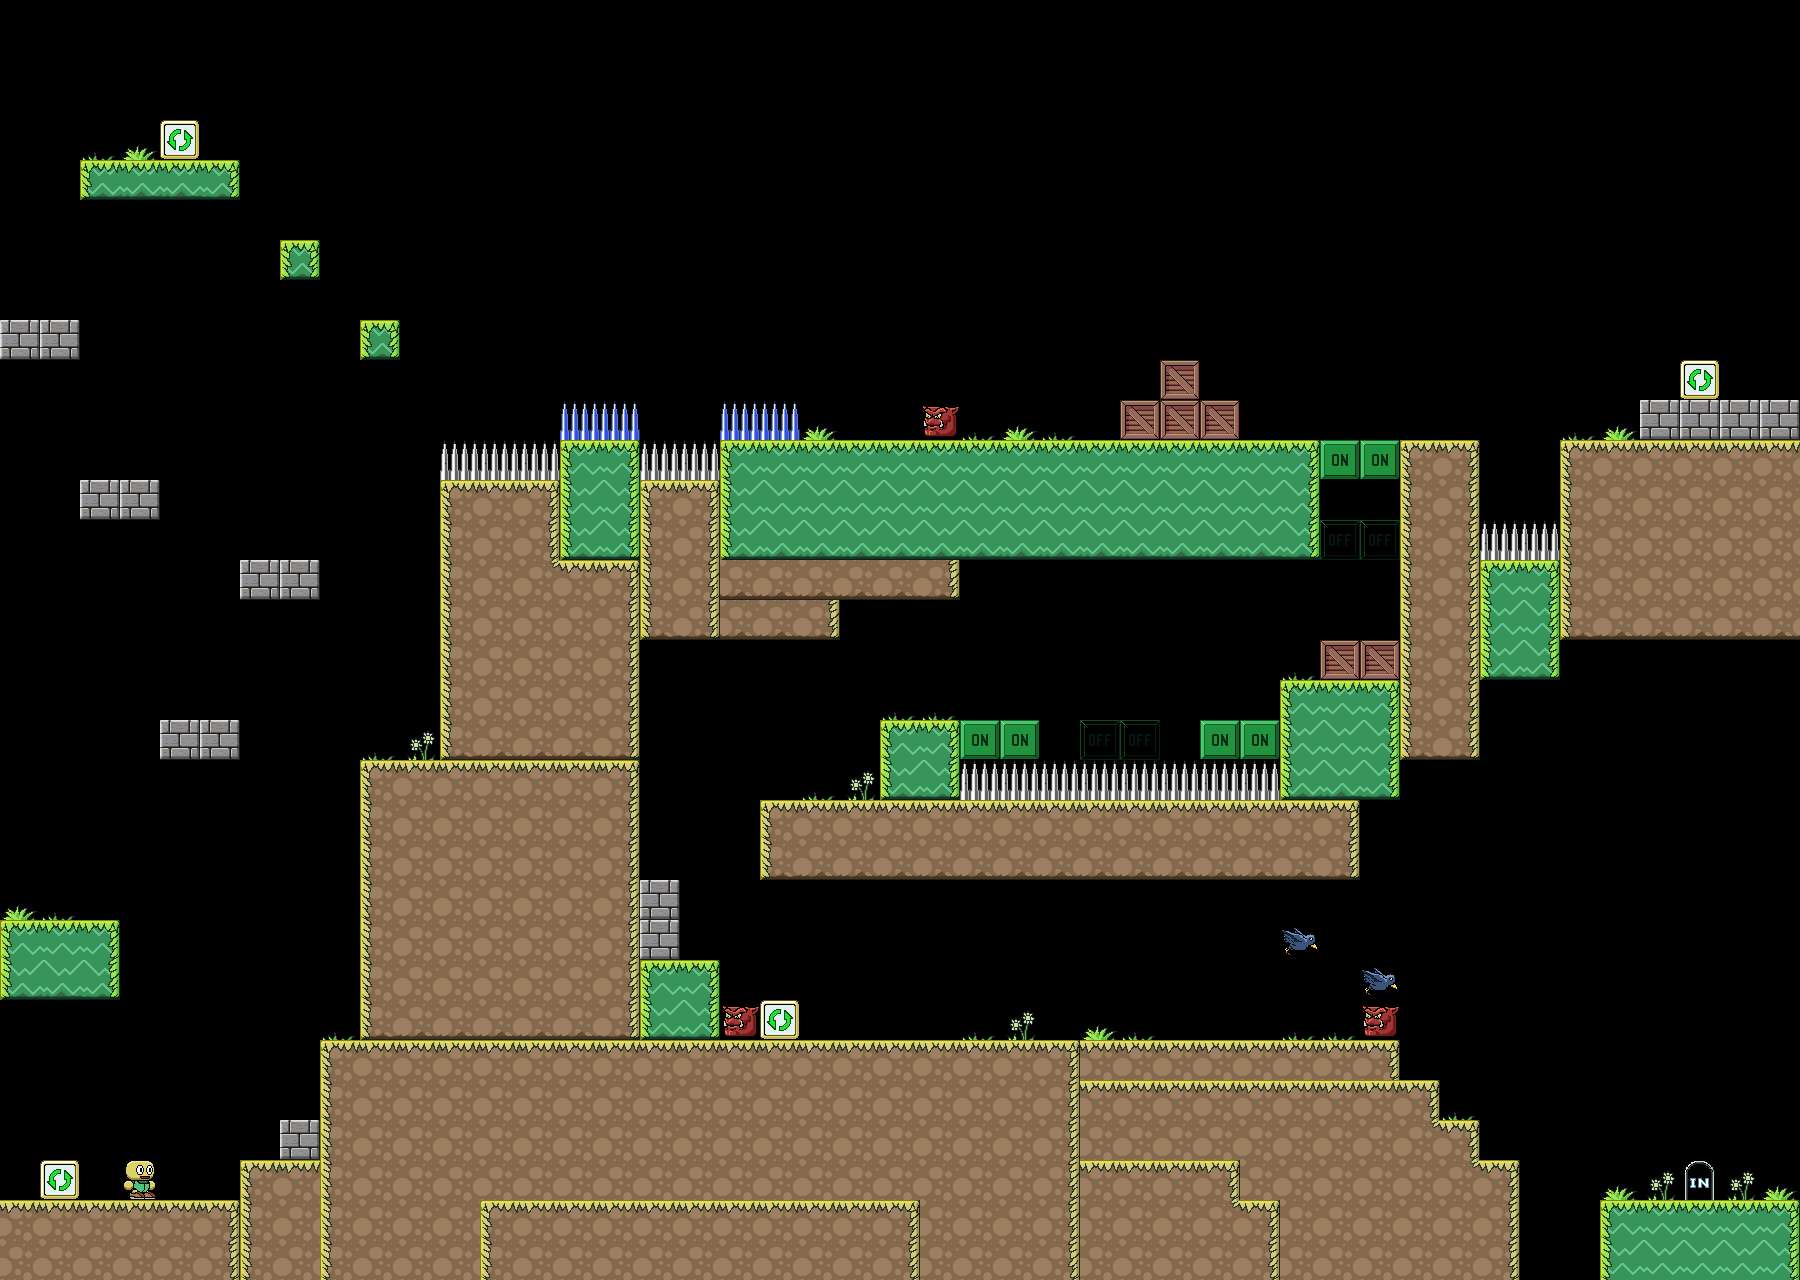

The image is a tile-based game level rendered from a .tmx file. Its description and complete source (layers, tilesets, objects, tile grids) follow:
An orthogonal 45x32 tile map with 40x40 px tiles, 1 tile layer (Level4-2).

<map version="1.1" tiledversion="2018.09.12" orientation="orthogonal" renderorder="right-down" width="45" height="32" tilewidth="40" tileheight="40" infinite="0" nextlayerid="10" nextobjectid="1">
 <tileset firstgid="1" source="TilesetLevels.tsx" />
 <layer id="9" name="Level4-2" width="45" height="32">
  <data encoding="csv">
0,0,0,0,0,0,0,0,0,0,0,0,0,0,0,0,0,0,0,0,0,0,0,0,0,0,0,0,0,0,0,0,0,0,0,0,0,0,0,0,0,0,0,0,0,
0,0,0,0,0,0,0,0,0,0,0,0,0,0,0,0,0,0,0,0,0,0,0,0,0,0,0,0,0,0,0,0,0,0,0,0,0,0,0,0,0,0,0,0,0,
0,0,0,0,0,0,0,0,0,0,0,0,0,0,0,0,0,0,0,0,0,0,0,0,0,0,0,0,0,0,0,0,0,0,0,0,0,0,0,0,0,0,0,0,0,
0,0,54,53,50,0,0,0,0,0,0,0,0,0,0,0,0,0,0,0,0,0,0,0,0,0,0,0,0,0,0,0,0,0,0,0,0,0,0,0,0,0,0,0,0,
0,0,35,36,36,37,0,0,0,0,0,0,0,0,0,0,0,0,0,0,0,0,0,0,0,0,0,0,0,0,0,0,0,0,0,0,0,0,0,0,0,0,0,0,0,
0,0,0,0,0,0,0,0,0,0,0,0,0,0,0,0,0,0,0,0,0,0,0,0,0,0,0,0,0,0,0,0,0,0,0,0,0,0,0,0,0,0,0,0,0,
0,0,0,0,0,0,0,38,0,0,0,0,0,0,0,0,0,0,0,0,0,0,0,0,0,0,0,0,0,0,0,0,0,0,0,0,0,0,0,0,0,0,0,0,0,
0,0,0,0,0,0,0,0,0,0,0,0,0,0,0,0,0,0,0,0,0,0,0,0,0,0,0,0,0,0,0,0,0,0,0,0,0,0,0,0,0,0,0,0,0,
12,12,0,0,0,0,0,0,0,38,0,0,0,0,0,0,0,0,0,0,0,0,0,0,0,0,0,0,0,0,0,0,0,0,0,0,0,0,0,0,0,0,0,0,0,
0,0,0,0,0,0,0,0,0,0,0,0,0,0,0,0,0,0,0,0,0,0,0,0,0,0,0,0,0,23,0,0,0,0,0,0,0,0,0,0,0,0,50,0,0,
0,0,0,0,0,0,0,0,0,0,0,0,0,0,46,46,0,0,46,46,53,0,0,51,54,53,54,0,23,23,23,0,0,0,0,0,0,0,0,54,53,12,12,12,12,
0,0,0,0,0,0,0,0,0,0,0,45,45,45,2,4,45,45,2,3,3,3,3,3,3,3,3,3,3,3,3,3,4,34,34,6,8,0,0,6,7,7,7,7,7,
0,0,12,12,0,0,0,0,0,0,0,6,7,8,13,15,6,8,13,14,14,14,14,14,14,14,14,14,14,14,14,14,15,0,0,17,19,0,0,17,18,18,18,18,18,
0,0,0,0,0,0,0,0,0,0,0,17,18,19,24,26,17,19,24,25,25,25,25,25,25,25,25,25,25,25,25,25,26,47,47,17,19,45,45,17,18,18,18,18,18,
0,0,0,0,0,0,12,12,0,0,0,17,18,43,7,8,17,19,29,29,29,29,29,30,0,0,0,0,0,0,0,0,0,0,0,17,19,2,4,17,18,18,18,18,18,
0,0,0,0,0,0,0,0,0,0,0,17,18,18,18,19,28,30,29,29,30,0,0,0,0,0,0,0,0,0,0,0,0,0,0,17,19,13,15,28,29,29,29,29,29,
0,0,0,0,0,0,0,0,0,0,0,17,18,18,18,19,0,0,0,0,0,0,0,0,0,0,0,0,0,0,0,0,54,23,23,17,19,24,26,0,0,0,0,0,0,
0,0,0,0,0,0,0,0,0,0,0,17,18,18,18,19,0,0,0,0,0,0,54,54,0,0,0,0,0,0,0,0,2,3,4,17,19,0,0,0,0,0,0,0,0,
0,0,0,0,12,12,0,0,0,54,55,28,29,29,29,30,0,0,0,0,0,0,2,4,34,34,0,47,47,0,34,34,13,14,15,28,30,0,0,0,0,0,0,0,0,
0,0,0,0,0,0,0,0,0,6,7,7,7,7,7,8,0,0,0,0,54,55,24,26,45,45,45,45,45,45,45,45,24,25,26,0,0,0,0,0,0,0,0,0,0,
0,0,0,0,0,0,0,0,0,17,18,18,18,18,18,19,0,0,0,6,7,7,7,7,7,7,7,7,7,7,7,7,7,8,0,0,0,0,0,0,0,0,0,0,0,
0,0,0,0,0,0,0,0,0,17,18,18,18,18,18,19,0,0,0,28,29,29,29,29,29,29,29,29,29,29,29,29,29,30,0,0,0,0,0,0,0,0,0,0,0,
53,54,0,0,0,0,0,0,0,17,18,18,18,18,18,19,12,0,0,0,0,0,0,0,0,0,0,0,0,0,0,0,0,0,0,0,0,0,0,0,0,0,0,0,0,
2,3,4,0,0,0,0,0,0,17,18,18,18,18,18,19,12,0,0,0,0,0,0,0,0,0,0,0,0,0,0,0,52,0,0,0,0,0,0,0,0,0,0,0,0,
24,25,26,0,0,0,0,0,0,17,18,18,18,18,18,19,2,4,0,0,0,0,0,0,0,0,0,0,0,0,0,0,0,0,52,0,0,0,0,0,0,0,0,0,0,
0,0,0,0,0,0,0,0,54,28,29,29,29,29,29,30,24,26,51,50,0,0,0,0,54,55,0,53,54,0,0,0,54,54,51,0,0,0,0,0,0,0,0,0,0,
0,0,0,0,0,0,0,0,6,7,7,7,7,7,7,7,7,7,7,7,7,7,7,7,7,7,8,7,7,7,7,7,7,7,8,0,0,0,0,0,0,0,0,0,0,
0,0,0,0,0,0,0,0,17,18,18,18,18,18,18,18,18,18,18,18,18,18,18,18,18,18,19,7,7,7,7,7,7,7,7,8,54,0,0,0,0,0,0,0,0,
0,0,0,0,0,0,0,12,17,18,18,18,18,18,18,18,18,18,18,18,18,18,18,18,18,18,19,18,18,18,18,18,18,18,18,43,8,0,0,0,0,0,0,0,0,
0,50,0,48,0,0,6,7,17,18,18,18,18,18,18,18,18,18,18,18,18,18,18,18,18,18,19,7,7,7,8,18,18,18,18,18,43,8,0,0,53,55,49,55,53,
7,7,7,7,7,8,17,18,17,18,18,18,6,7,7,7,7,7,7,7,7,7,8,18,18,18,19,18,18,18,43,8,18,18,18,18,18,19,0,0,2,3,3,3,4,
18,18,18,18,18,19,17,18,17,18,18,18,17,18,18,18,18,18,18,18,18,18,19,18,18,18,19,18,18,18,18,19,18,18,18,18,18,19,0,0,13,14,14,14,15
</data>
 </layer>
</map>
